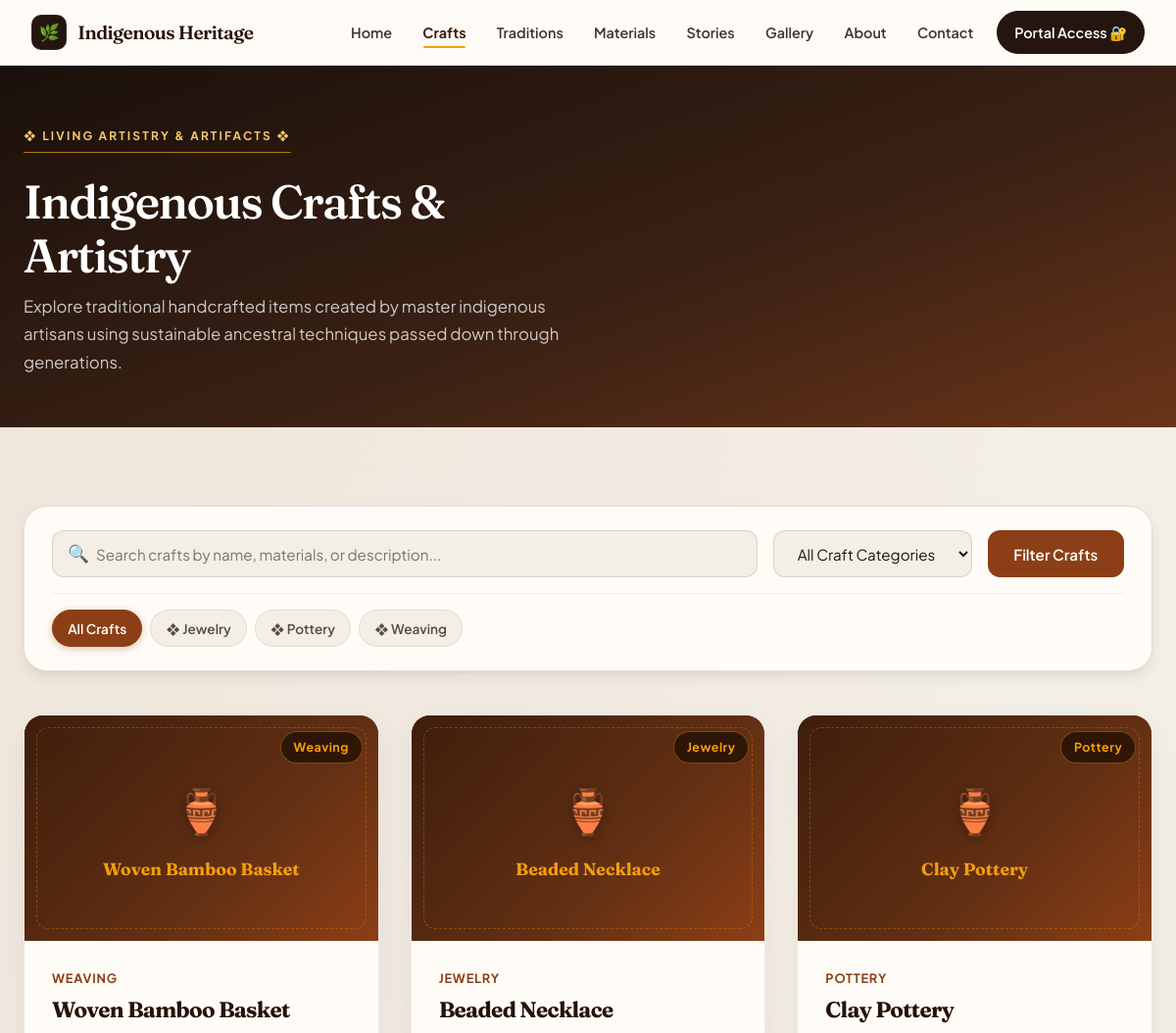
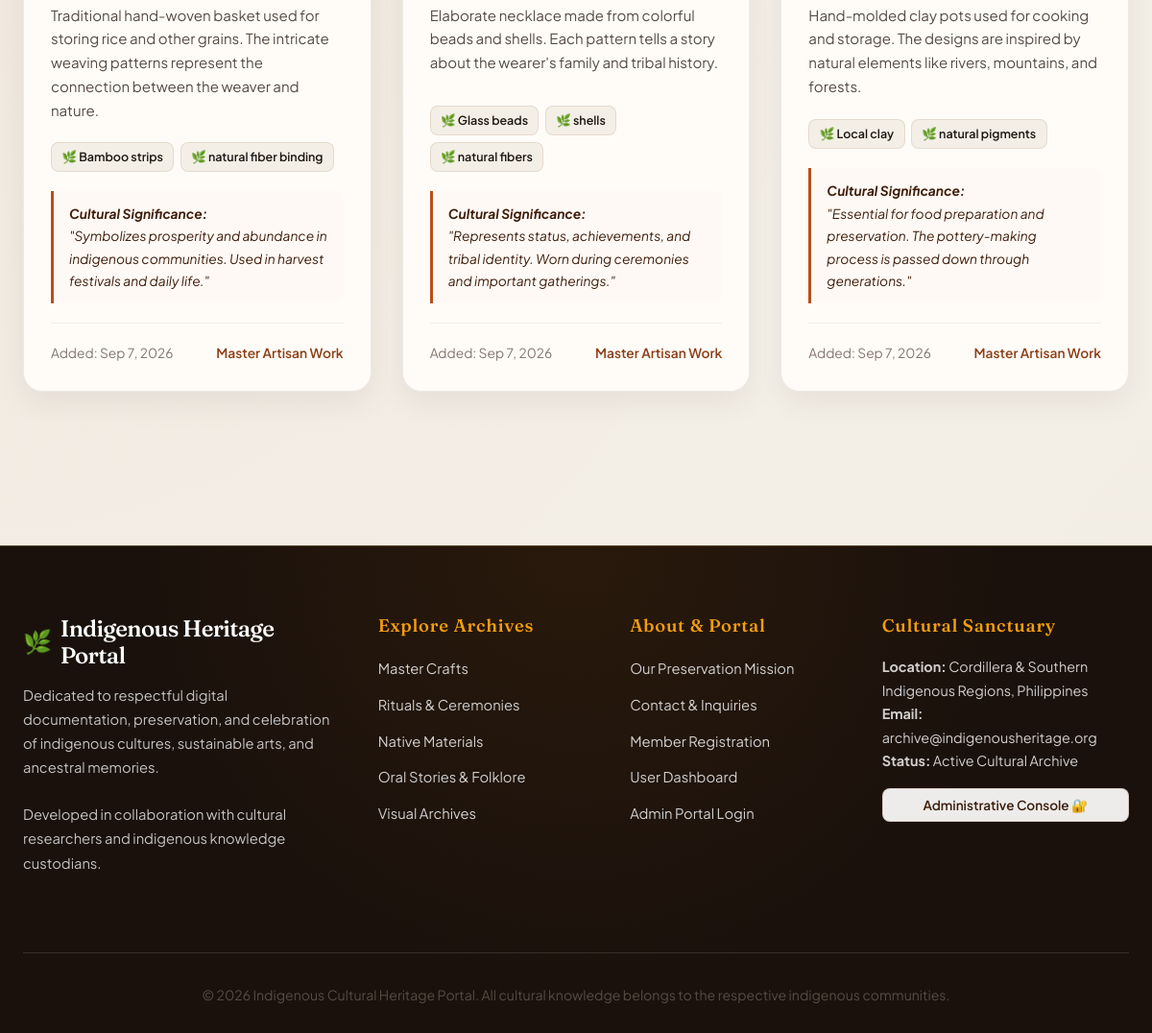
/indigenous-heritage/crafts.php, run on the app's committed database (2 pictures, top to bottom).
### tables this page shows
CREATE TABLE IF NOT EXISTS `crafts` (
  `id` int NOT NULL AUTO_INCREMENT,
  `name` varchar(100) NOT NULL,
  `description` text NOT NULL,
  `materials` text NOT NULL,
  `cultural_significance` text NOT NULL,
  `image` varchar(255) DEFAULT NULL,
  `category` varchar(50) DEFAULT NULL,
  `created_at` timestamp NULL DEFAULT CURRENT_TIMESTAMP,
  `updated_at` timestamp NULL DEFAULT CURRENT_TIMESTAMP ON UPDATE CURRENT_TIMESTAMP,
  PRIMARY KEY (`id`)
);

### indigenous-heritage/includes/helpers.php (called while the page is built, shortened)
<?php
function e($value): string
{
    return htmlspecialchars((string) $value, ENT_QUOTES | ENT_SUBSTITUTE, 'UTF-8');
}
function app_base_path(): string
{
    static $base = null;
    if ($base !== null) {
        return $base;
    }
    $docRoot = !empty($_SERVER['DOCUMENT_ROOT']) ? realpath($_SERVER['DOCUMENT_ROOT']) : false;
    $appRoot = realpath(APP_ROOT);
    if ($docRoot && $appRoot && stripos($appRoot, $docRoot) === 0) {
        $relative = str_replace('\\', '/', substr($appRoot, strlen($docRoot)));
        return $base = rtrim('/' . ltrim($relative, '/'), '/');
    }
    return $base = '';
}
function url(string $path = '', array $params = []): string
{
    $params = array_filter($params, static fn($v) => $v !== null && $v !== '');
    $query = $params ? '?' . http_build_query($params) : '';
    return app_base_path() . '/' . ltrim($path, '/') . $query;
}
function input_str(array $source, string $key, int $maxLength = 255): string
{
    $value = $source[$key] ?? '';
    $value = trim(str_replace("\0", '', $value));
    return mb_substr($value, 0, $maxLength);
}
function get_str(string $key, int $maxLength = 100): string
{
    return input_str($_GET, $key, $maxLength);
}
function format_date(?string $value, string $format = 'M j, Y'): string
{
    $time = strtotime($value);
    return $time ? date($format, $time) : '—';
}

### indigenous-heritage/includes/db.php (called while the page is built, shortened)
<?php
function db(): PDO
{
    static $pdo = null;
    if ($pdo instanceof PDO) {
        return $pdo;
    }
    $cfg = app_config('db');
    $dsn = sprintf('mysql:host=%s;port=%d;dbname=%s;charset=utf8mb4', $cfg['host'], $cfg['port'], $cfg['name']);
    $options = [
        PDO::ATTR_ERRMODE => PDO::ERRMODE_EXCEPTION,
        PDO::ATTR_DEFAULT_FETCH_MODE => PDO::FETCH_ASSOC,
        PDO::ATTR_EMULATE_PREPARES => false,
        PDO::ATTR_TIMEOUT => 10,
    ];
    try {
        $pdo = new PDO($dsn, $cfg['user'], $cfg['pass'], $options);
    } catch (PDOException $e) {
        error_log('[IHMS] Database connection failed: ' . $e->getMessage());
        throw new DatabaseUnavailable('Unable to connect to the database.', 0, $e);
    }
    $pdo->exec("SET SESSION sql_mode = 'ONLY_FULL_GROUP_BY,STRICT_TRANS_TABLES,NO_ZERO_IN_DATE,NO_ZERO_DATE,ERROR_FOR_DIVISION_BY_ZERO,NO_ENGINE_SUBSTITUTION'");
    $pdo->exec("SET time_zone = '" . (new DateTime('now'))->format('P') . "'");
    return $pdo;
}
function db_all(string $sql, array $params = []): array
{
    $stmt = db()->prepare($sql);
    $stmt->execute($params);
    return $stmt->fetchAll();
}

### indigenous-heritage/crafts.php (the view, shortened to what this page needs)
<?php
$search = get_str('search', 100);
$category_filter = get_str('category', 50);
$sql = 'SELECT * FROM crafts WHERE 1=1';
$params = [];
$sql .= ' ORDER BY created_at DESC';
$crafts = db_all($sql, $params);
$categories = array_column(db_all("SELECT DISTINCT category FROM crafts WHERE category IS NOT NULL AND category <> '' ORDER BY category"), 'category');
require __DIR__ . '/includes/partials/public_header.php';
?>
    <section class="page-hero">
        <div class="hero-content">
            <div class="hero-badge">❖ Living Artistry &amp; Artifacts ❖</div>
            <h1>Indigenous Crafts &amp; Artistry</h1>
            <p>Explore traditional handcrafted items created by master indigenous artisans using sustainable ancestral techniques passed down through generations.</p>
        </div>
    </section>
    <section class="section">
        <div class="container">
            <div class="search-toolbar">
                <form method="GET" action="<?php echo e(url('crafts.php')); ?>" class="search-form">
                    <div class="search-input-group">
                        <span class="search-input-icon">🔍</span>
                        <input type="text" name="search" class="search-input" placeholder="Search crafts by name, materials, or description..." value="<?php echo e($search); ?>">
                    </div>
                    <select name="category" class="filter-select" data-autosubmit>
                        <option value="">All Craft Categories</option>
                    </select>
                    <button type="submit" class="btn btn-primary">Filter Crafts</button>
                </form>
                <div class="filter-chips">
                    <a href="<?php echo e(url('crafts.php')); ?>" class="filter-chip<?php echo $category_filter === '' ? ' active' : ''; ?>">All Crafts</a>
                    <?php foreach ($categories as $cat): ?>
                        <a href="<?php echo e(url('crafts.php', ['category' => $cat])); ?>" class="filter-chip<?php echo $category_filter === $cat ? ' active' : ''; ?>">❖ <?php echo e($cat); ?></a>
                    <?php endforeach; ?>
                </div>
            </div>
            <div class="card-grid">
                <?php if ($crafts): ?>
                    <?php foreach ($crafts as $craft): ?>
                        <div class="card" data-category="<?php echo e($craft['category'] ?? ''); ?>">
                            <div class="card-image-wrap">
                                <?php
                                $img = !empty($craft['image']) ? APP_ROOT . '/images/' . $craft['image'] : '';
                                if ($img && is_file($img)):
                                ?>
                                    <img src="<?php echo e(asset('images/' . $craft['image'])); ?>" alt="<?php echo e($craft['name']); ?>" class="card-image">
                                <?php else: ?>
                                    <div class="card-fallback-art">
                                        <div class="card-fallback-icon">🏺</div>
                                        <div class="card-fallback-title"><?php echo e($craft['name']); ?></div>
                                    </div>
                                <?php endif; ?>
                                <span class="card-badge-top"><?php echo e($craft['category'] ?? 'Artisan Craft'); ?></span>
                            </div>
                            <div class="card-content">
                                <span class="card-category"><?php echo e($craft['category'] ?? 'Indigenous Craft'); ?></span>
                                <h3 class="card-title"><?php echo e($craft['name']); ?></h3>
                                <p class="card-description"><?php echo e($craft['description']); ?></p>
                                <?php if (!empty($craft['materials'])): ?>
                                    <div class="card-tags">
                                        <?php foreach (explode(',', $craft['materials']) as $m): ?>
                                            <span class="card-tag">🌿 <?php echo e(trim($m)); ?></span>
                                        <?php endforeach; ?>
                                    </div>
                                <?php endif; ?>
                                <?php if (!empty($craft['cultural_significance'])): ?>
                                    <div class="card-significance">
                                        <strong>Cultural Significance:</strong><br>
                                        "<?php echo e($craft['cultural_significance']); ?>"
                                    </div>
                                <?php endif; ?>
                                <div class="card-meta">
                                    <span>Added: <?php echo e(format_date($craft['created_at'])); ?></span>
                                    <span style="font-weight: 600; color: var(--primary-600);">Master Artisan Work</span>
                                </div>
                            </div>
                        </div>
                    <?php endforeach; ?>
                <?php endif; ?>
            </div>
        </div>
    </section>
<?php require __DIR__ . '/includes/partials/public_footer.php'; ?>

### data on the page
crafts: name "Woven Bamboo Basket", category "Weaving", category "WEAVING", description "Traditional hand-woven basket used for storing rice and other grains. The intricate weaving patterns represent the connection between the weaver and nature.", materials "Bamboo strips", materials "natural fiber binding", cultural_significance "Symbolizes prosperity and abundance in indigenous communities. Used in harvest festivals and daily life.", created_at "Sep 7, 2026"
crafts: name "Beaded Necklace", category "Jewelry", category "JEWELRY", description "Elaborate necklace made from colorful beads and shells. Each pattern tells a story about the wearer's family and tribal history.", materials "Glass beads", materials "shells", materials "natural fibers", cultural_significance "Represents status, achievements, and tribal identity. Worn during ceremonies and important gatherings.", created_at "Sep 7, 2026"
crafts: name "Clay Pottery", category "Pottery", category "POTTERY", description "Hand-molded clay pots used for cooking and storage. The designs are inspired by natural elements like rivers, mountains, and forests.", materials "Local clay", materials "natural pigments", cultural_significance "Essential for food preparation and preservation. The pottery-making process is passed down through generations.", created_at "Sep 7, 2026"

### other printed values
$label "Home"
$label "Crafts"
$label "Traditions"
$label "Materials"
$label "Stories"
$label "Gallery"
$label "About"
$label "Contact"
$cat "Jewelry"
$cat "Pottery"
$cat "Weaving"
app_config('contact_email') "archive@indigenousheritage.org"
